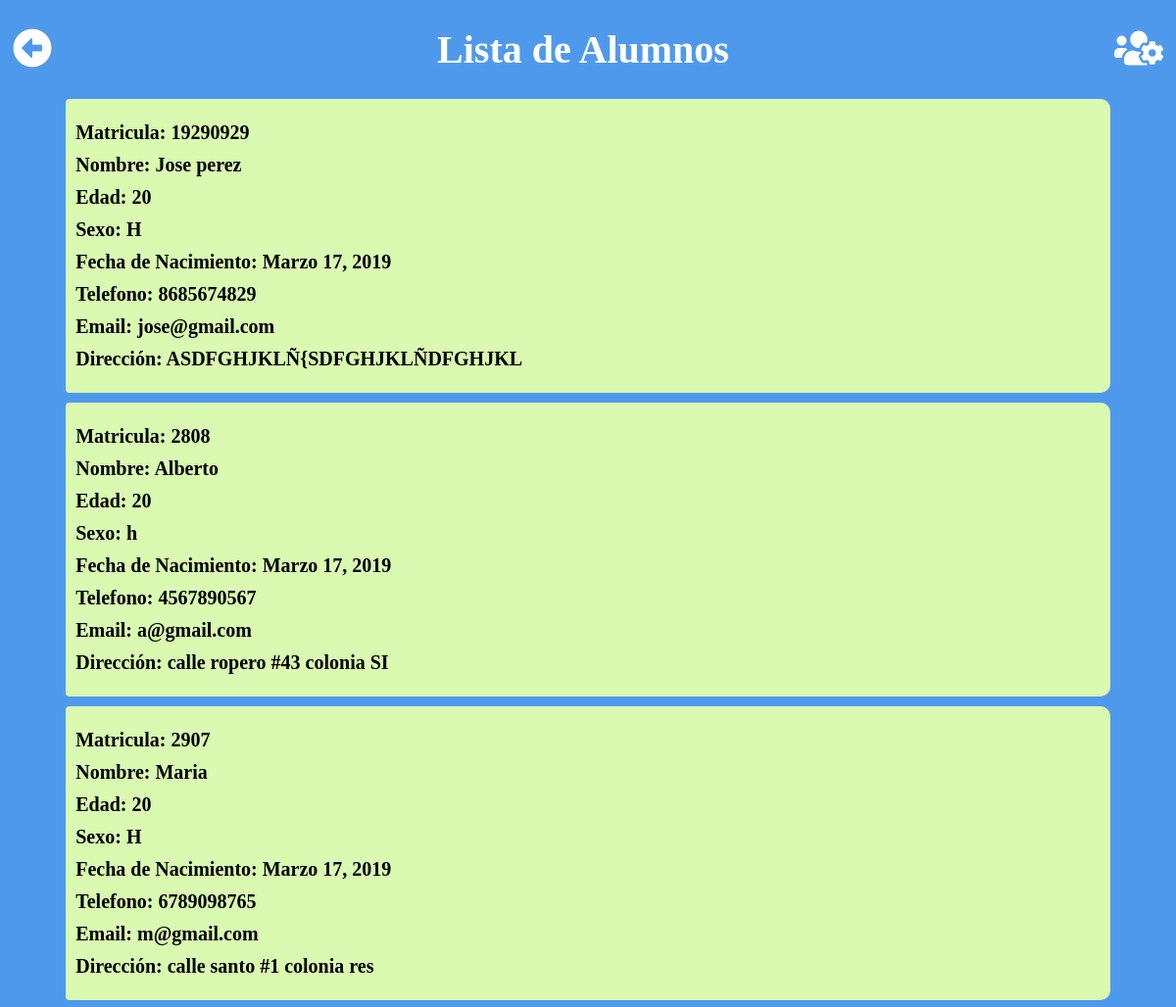
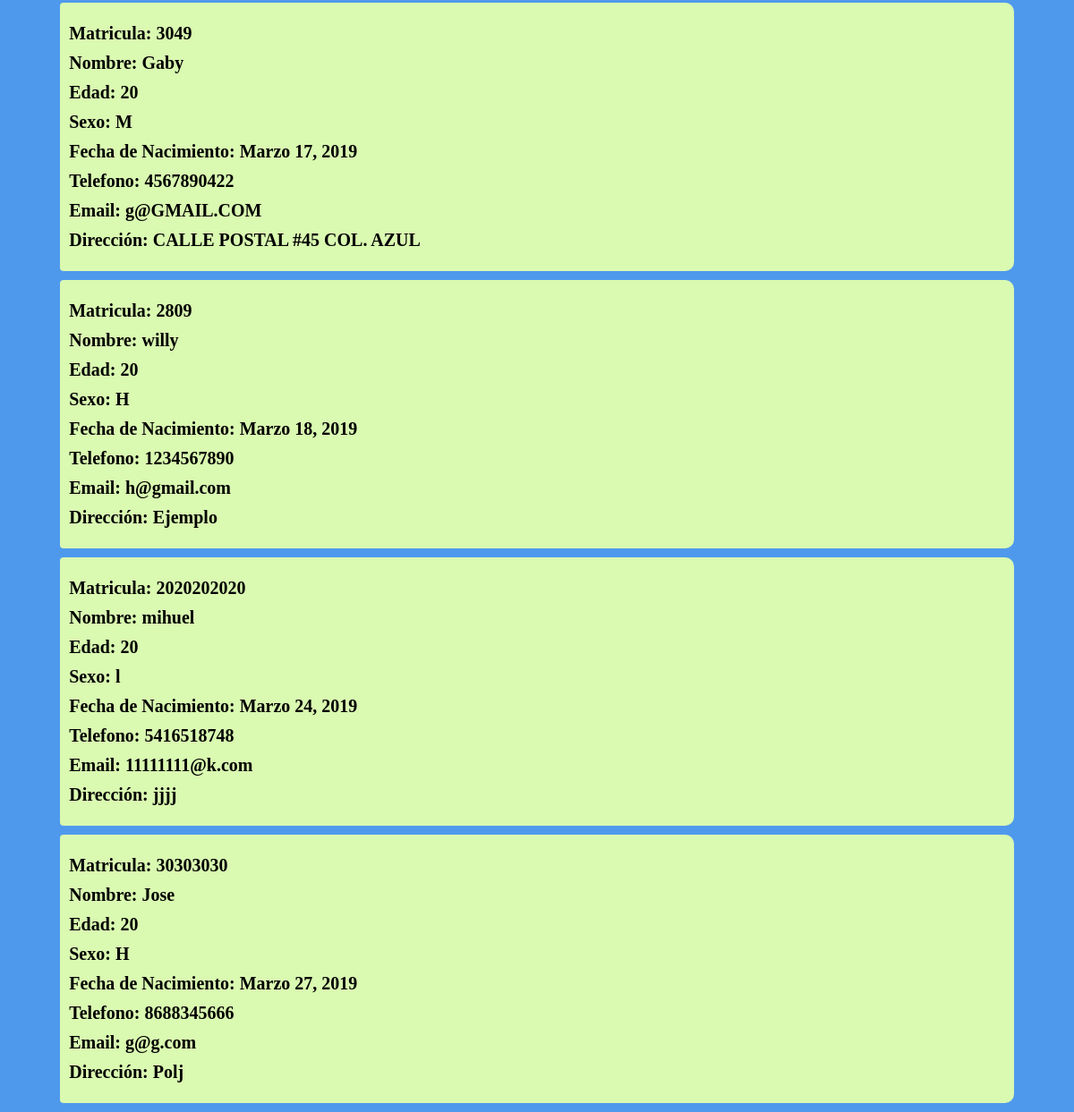
/resultado, run on the app's committed database (2 pictures, top to bottom).
### Alumnos/models.py (models this page shows, shortened)
class DatosPersonales(models.Model):
    Num_count=models.CharField(max_length=100,primary_key=True)
    Nombre=models.CharField(max_length=20)
    Sexo=models.CharField(max_length=1)
    Edad=models.IntegerField()
    FechaNacimiento=models.DateField()
    Telefono=models.CharField(max_length=10)
    Email= models.EmailField()
    Domicilio=models.TextField()

### Alumnos/views.py (the view)
# urls.py: path("resultado",views.res, name="resultado"),
def res(request):
    Datos=DatosPersonales.objects.all()
    return render(request, "Alumnos/resultado.html",{"Alumnos":Datos})

### Alumnos/templates/Alumnos/resultado.html (shortened to what this page needs)
{% extends "Alumnos/base.html" %}
{% load static %}
{%block estilos%}
<link rel="stylesheet" type="text/css" href="{% static 'css/resultados.css' %}">
{%endblock%}
{% block banner %}
<h1><a href="/" style="margin-left:5px;color:white; text-decoration:none; float:left"><i class="fas fa-arrow-alt-circle-left"></i></a>Lista de Alumnos <a href="/admin" style="margin-right:5px;color:white; text-decoration:none; float:right"><i class="fas fa-users-cog"></i></a></h1>
{% endblock%}
{% block contenido%}
{% for objecto in Alumnos%}
<div class="info">
    <p id="Maticula"> <br/>Matricula: {{objecto.Num_count}}</p>
    <p id="Nombre">Nombre: {{objecto.Nombre}}</p>
    <p id="Edad">Edad: {{objecto.Edad}}</p>
    <p id="Sexo">Sexo: {{objecto.Sexo}}</p>
    <p id="Fecha">Fecha de Nacimiento: {{objecto.FechaNacimiento}}</p>
    <p id="Telefono">Telefono: {{objecto.Telefono}}</p>
    <p id="Email">Email: {{objecto.Email}}</p>
    <p id="Dir">Dirección: {{objecto.Domicilio}} <br/> <br/></p>
</div>
{% endfor %}
{% endblock %}

### Alumnos/static/css/base.css (style rules this page uses)
body { background-color: orange; }

### Alumnos/static/css/resultados.css (style rules this page uses)
body { background-color:#4f99ed; color:black; }
.info { margin:auto; background-color:#daf9b1; width:90%; border-radius:4px 10px 10px 4px; }
p { font-size:20px; font-weight:bold; margin-left:0.5em; margin-top:0.5em; margin-bottom:0.5em; }
h1 { text-align:center; font-size:40px; color:white; }

### data on the page
DatosPersonales: Num_count "19290929", Nombre "Jose perez", Edad "20", Sexo "H", FechaNacimiento "Marzo 17, 2019", Telefono "8685674829", Email "jose@gmail.com", Domicilio "ASDFGHJKLÑ{SDFGHJKLÑDFGHJKL"
DatosPersonales: Num_count "2808", Nombre "Alberto", Edad "20", Sexo "h", FechaNacimiento "Marzo 17, 2019", Telefono "4567890567", Email "a@gmail.com", Domicilio "calle ropero #43 colonia SI"
DatosPersonales: Num_count "2907", Nombre "Maria", Edad "20", Sexo "H", FechaNacimiento "Marzo 17, 2019", Telefono "6789098765", Email "m@gmail.com", Domicilio "calle santo #1 colonia res"
DatosPersonales: Num_count "3049", Nombre "Gaby", Edad "20", Sexo "M", FechaNacimiento "Marzo 17, 2019", Telefono "4567890422", Email "g@GMAIL.COM", Domicilio "CALLE POSTAL #45 COL. AZUL"
DatosPersonales: Num_count "2809", Nombre "willy", Edad "20", Sexo "H", FechaNacimiento "Marzo 18, 2019", Telefono "1234567890", Email "h@gmail.com", Domicilio "Ejemplo"
DatosPersonales: Num_count "2020202020", Nombre "mihuel", Edad "20", Sexo "l", FechaNacimiento "Marzo 24, 2019", Telefono "5416518748", Email "11111111@k.com", Domicilio "jjjj"
DatosPersonales: Num_count "30303030", Nombre "Jose", Edad "20", Sexo "H", FechaNacimiento "Marzo 27, 2019", Telefono "8688345666", Email "g@g.com", Domicilio "Polj"
